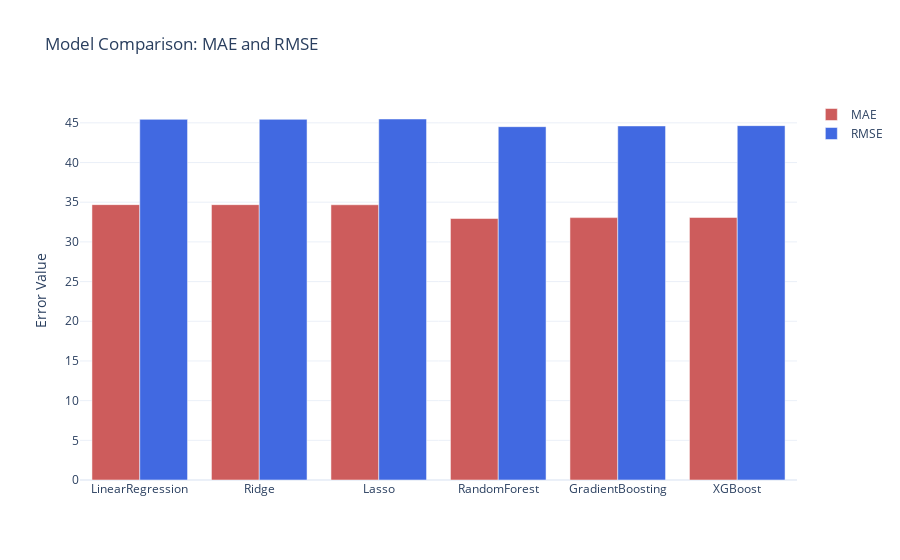

The notebook cell this image was saved under:
### Markdown cell above
#### Model Comparison Plot (MAE and RMSE)

### Code cell
import plotly.graph_objects as go

# Collect results for plotting
model_names = list(results.keys())
mae_values = [results[m]['MAE'] for m in model_names]
rmse_values = [results[m]['RMSE'] for m in model_names]

fig = go.Figure(data=[
    go.Bar(name='MAE', x=model_names, y=mae_values, marker_color='indianred'),
    go.Bar(name='RMSE', x=model_names, y=rmse_values, marker_color='royalblue')
])
fig.update_layout(
    title='Model Comparison: MAE and RMSE',
    barmode='group',
    yaxis_title='Error Value',
    template='plotly_white'
)
fig.show()

### Figure 1 — Plotly figure (JSON) as saved in the notebook; plotly's stock layout.template omitted (floating-point values rounded to 4 significant figures)
{"data": [{"marker": {"color": "indianred"}, "name": "MAE", "type": "bar", "x": ["LinearRegression", "Ridge", "Lasso", "RandomForest", "GradientBoosting", "XGBoost"], "y": [34.69, 34.69, 34.68, 32.94, 33.06, 33.08]}, {"marker": {"color": "royalblue"}, "name": "RMSE", "type": "bar", "x": ["LinearRegression", "Ridge", "Lasso", "RandomForest", "GradientBoosting", "XGBoost"], "y": [45.44, 45.44, 45.48, 44.52, 44.61, 44.65]}], "layout": {"barmode": "group", "title": {"text": "Model Comparison: MAE and RMSE"}, "yaxis": {"title": {"text": "Error Value"}}}}
